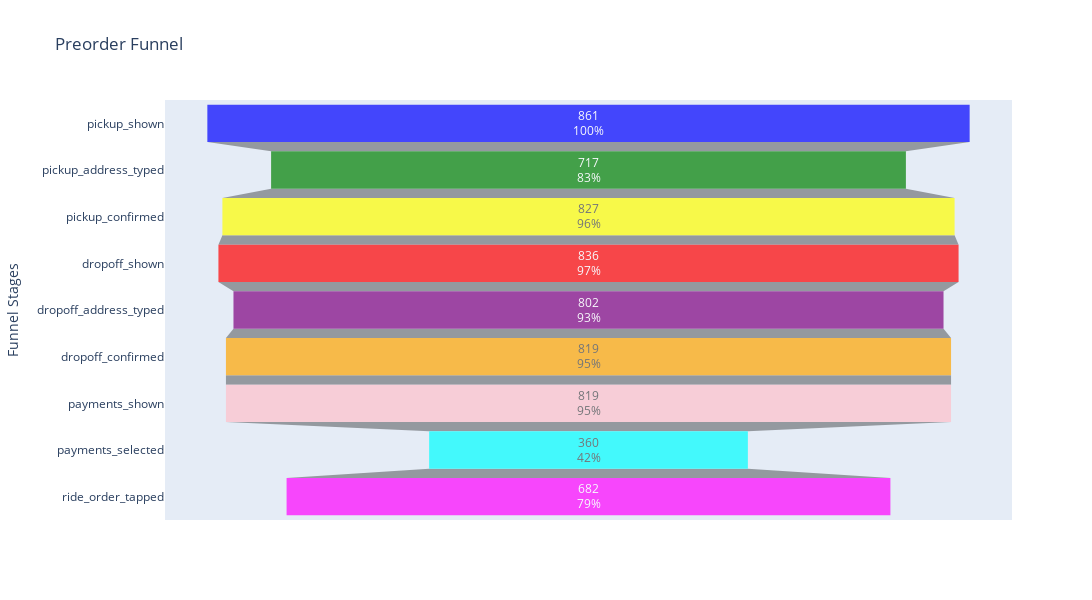

Write notebook code for a chart like this one.
### Markdown cell above
#### PREORDER FUNNEL

### Code cell
import pandas as pd
import plotly.graph_objs as go

# Assuming you have loaded your data into a DataFrame named 'df'
funnel_stages = {
    "pickup_shown": df[df['event_name'] == 'pickup_shown']['device_id'].nunique(),
    "pickup_address_typed": df[df['event_name'] == 'pickup_address_typed']['device_id'].nunique(),
    "pickup_confirmed": df[df['event_name'] == 'pickup_confirmed']['device_id'].nunique(),
    "dropoff_shown": df[df['event_name'] == 'dropoff_shown']['device_id'].nunique(),
    "dropoff_address_typed": df[df['event_name'] == 'dropoff_address_typed']['device_id'].nunique(),
    "dropoff_confirmed": df[df['event_name'] == 'dropoff_confirmed']['device_id'].nunique(),
    "payments_shown": df[df['event_name'] == 'payments_shown']['device_id'].nunique(),
    "payments_selected": df[df['event_name'] == 'payments_selected']['device_id'].nunique(),
    "ride_order_tapped": df[df['event_name'] == 'ride_order_tapped']['device_id'].nunique()
}

# Calculate the percentages relative to the initial stage
initial_stage_count = funnel_stages["pickup_shown"]
percentage = {stage: (count / initial_stage_count) * 100 for stage, count in funnel_stages.items()}

# Create a funnel chart
fig = go.Figure(go.Funnel(
    y=list(funnel_stages.keys()),
    x=list(funnel_stages.values()),
    textinfo="value+percent initial",
    text=list(funnel_stages.values()),
    opacity=0.7,
    marker={"color": ['blue', 'green', 'yellow', 'red', 'purple', 'orange', 'pink', 'cyan', 'magenta']}
))

fig.update_layout(
    title="Preorder Funnel",
    xaxis_title="Number of Sessions",
    yaxis_title="Funnel Stages",
)
fig.update_layout(height=600, width=1100)

fig.show()

### Figure 1 — Plotly figure (JSON) as saved in the notebook; plotly's stock layout.template omitted (floating-point values rounded to 4 significant figures)
{"data": [{"marker": {"color": ["blue", "green", "yellow", "red", "purple", "orange", "pink", "cyan", "magenta"]}, "opacity": 0.7, "text": ["861", "717", "827", "836", "802", "819", "819", "360", "682"], "textinfo": "value+percent initial", "type": "funnel", "x": [861, 717, 827, 836, 802, 819, 819, 360, 682], "y": ["pickup_shown", "pickup_address_typed", "pickup_confirmed", "dropoff_shown", "dropoff_address_typed", "dropoff_confirmed", "payments_shown", "payments_selected", "ride_order_tapped"]}], "layout": {"height": 600, "title": {"text": "Preorder Funnel"}, "width": 1100, "xaxis": {"title": {"text": "Number of Sessions"}}, "yaxis": {"title": {"text": "Funnel Stages"}}}}
